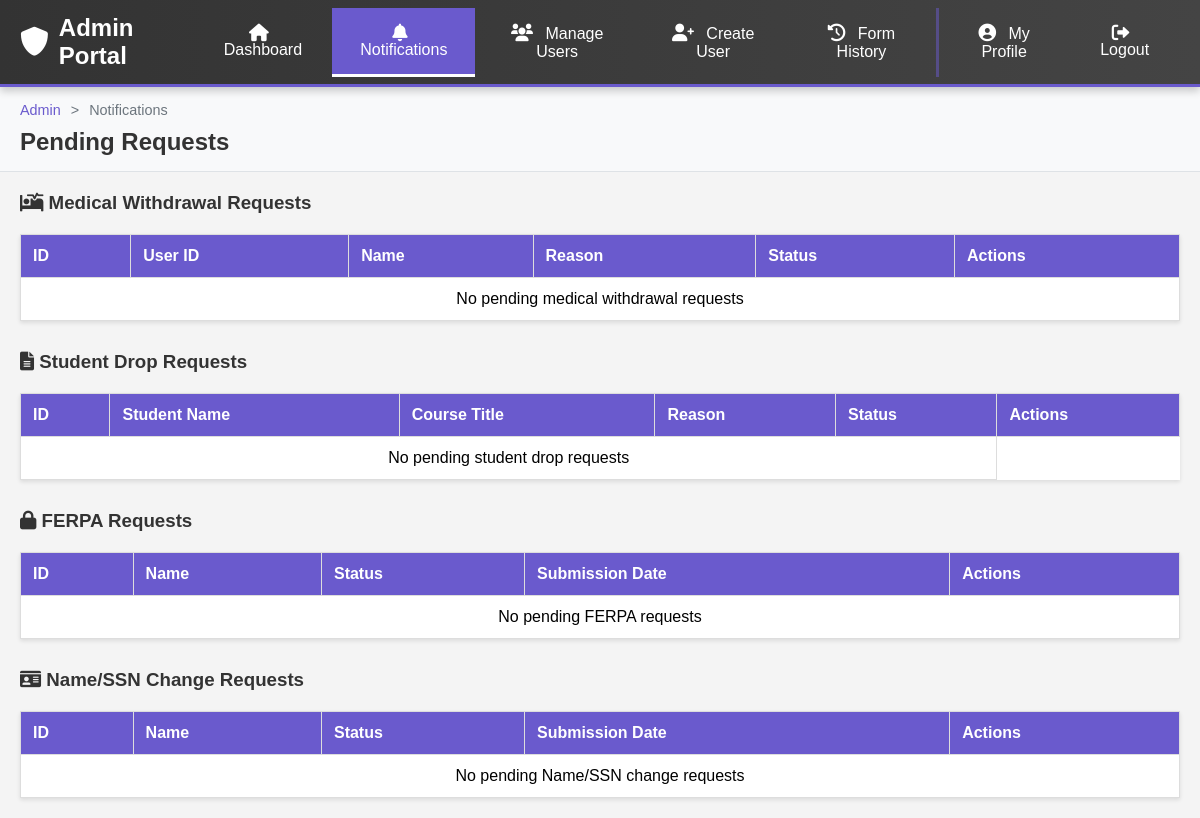
The page /notifications on the database as committed earlier.
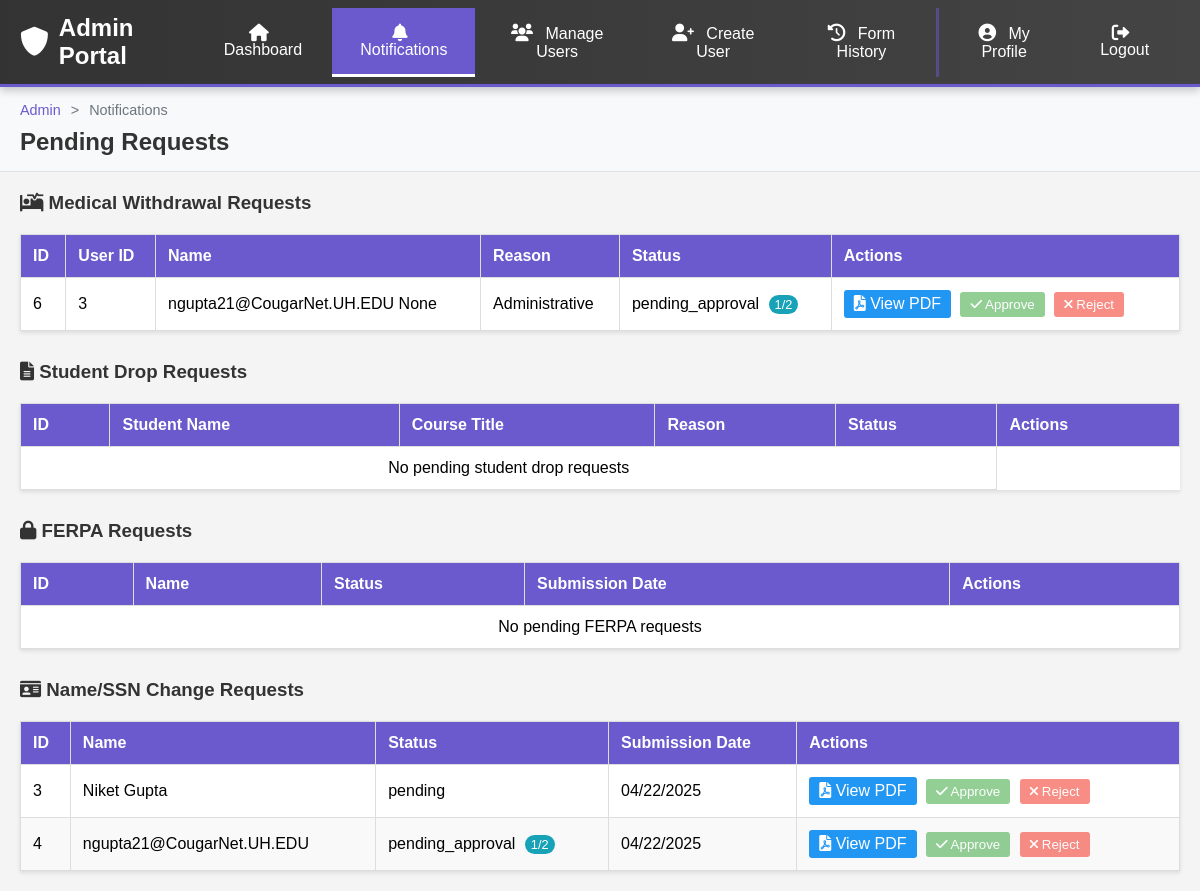
The same page on the database as committed later.
### main.py (models this page shows, shortened)
class MedicalWithdrawalRequest(db.Model):
    id = db.Column(db.Integer, primary_key=True)
    user_id = db.Column(db.Integer, db.ForeignKey('profile.id'), nullable=False)
    last_name = db.Column(db.String(100), nullable=False)
    first_name = db.Column(db.String(100), nullable=False)
    middle_name = db.Column(db.String(100), nullable=True)
    myuh_id = db.Column(db.String(20), nullable=False)
    college = db.Column(db.String(100), nullable=False)
    plan_degree = db.Column(db.String(100), nullable=False)
    address = db.Column(db.String(200), nullable=False)
    city = db.Column(db.String(100), nullable=False)
    state = db.Column(db.String(50), nullable=False)
    zip_code = db.Column(db.String(20), nullable=False)
    phone = db.Column(db.String(20), nullable=False)
    term_year = db.Column(db.String(50), nullable=False)
    last_date = db.Column(db.Date, nullable=False)
    reason_type = db.Column(db.String(50), nullable=False)  # Medical or Administrative
    details = db.Column(db.Text, nullable=False)
    financial_assistance = db.Column(db.Boolean, default=False)
    health_insurance = db.Column(db.Boolean, default=False)
    campus_housing = db.Column(db.Boolean, default=False)
    visa_status = db.Column(db.Boolean, default=False)
    gi_bill = db.Column(db.Boolean, default=False)
    courses = db.Column(db.Text, nullable=False)
    initial = db.Column(db.String(10), nullable=False)
    signature = db.Column(db.String(100), nullable=True)
    signature_date = db.Column(db.Date, nullable=False)
    documentation_files = db.Column(db.Text, nullable=True)  # JSON array of file paths
    generated_pdfs = db.Column(db.Text, nullable=True)  # JSON array of PDF file paths
    status = db.Column(db.String(20), default='pending')  # pending, approved, rejected
    created_at = db.Column(db.DateTime, default=datetime.utcnow)
    updated_at = db.Column(db.DateTime, default=datetime.utcnow, onupdate=datetime.utcnow)
    user = db.relationship('Profile', backref='medical_withdrawals')
    admin_viewed = db.Column(db.Text, nullable=True)  # JSON array of admin IDs who have viewed
    admin_approvals = db.Column(db.Text, nullable=True)  # JSON array of admin IDs who have approved
    def has_admin_viewed(self, admin_id):
        if not self.admin_viewed:
            return False
        viewed_by = json.loads(self.admin_viewed)
        return str(admin_id) in viewed_by
    def has_admin_approved(self, admin_id):
        if not self.admin_approvals:
            return False
        try:
            approved_by = json.loads(self.admin_approvals)
            return str(admin_id) in approved_by
        except:
            return False

class InfoChangeRequest(db.Model):
    id = db.Column(db.Integer, primary_key=True)
    user_id = db.Column(db.Integer, db.ForeignKey('profile.id'), nullable=False)
    status = db.Column(db.String(10), nullable=False)
    time = db.Column(db.DateTime, server_default=db.func.now())
    pdf_link = db.Column(db.String(100), nullable=False)
    sig_link = db.Column(db.String(100))
    name = db.Column(db.String(25), nullable=False)
    peoplesoft_id = db.Column(db.String(6), nullable=False)
    choice = db.Column(db.String(25), nullable=False)
    fname_old = db.Column(db.String(25))
    mname_old = db.Column(db.String(25))
    lname_old = db.Column(db.String(25))
    sfx_old = db.Column(db.String(25))
    fname_new = db.Column(db.String(25))
    mname_new = db.Column(db.String(25))
    lname_new = db.Column(db.String(25))
    sfx_new = db.Column(db.String(25))
    nmchg_reason = db.Column(db.String(25))
    ssn_old = db.Column(db.String(11))
    ssn_new = db.Column(db.String(11))
    ssnchg_reason = db.Column(db.String(25))
    date = db.Column(db.Date(), nullable=False)
    user = db.relationship('Profile', backref='infochange_requests')
    admin_viewed = db.Column(db.Text, nullable=True)  # JSON array of admin IDs who have viewed
    admin_approvals = db.Column(db.Text, nullable=True)  # JSON array of admin IDs who have approved
    def has_admin_viewed(self, admin_id):
        if not self.admin_viewed:
            return False
        try:
            viewed_by = json.loads(self.admin_viewed)
            return str(admin_id) in viewed_by
        except:
            return False
    def has_admin_approved(self, admin_id):
        if not self.admin_approvals:
            return False
        try:
            approved_by = json.loads(self.admin_approvals)
            return str(admin_id) in approved_by
        except:
            return False

### main.py (the view)
@app.route('/notifications')
def notifications():
    pending_medical_requests = MedicalWithdrawalRequest.query.filter(
        MedicalWithdrawalRequest.status.in_(['pending', 'pending_approval'])
    ).all()
    pending_student_drops = StudentInitiatedDrop.query.filter(
        StudentInitiatedDrop.status.in_(['pending', 'pending_approval'])
    ).all()
    pending_ferpa_requests = FERPARequest.query.filter(
        FERPARequest.status.in_(['pending', 'pending_approval'])
    ).all()
    pending_infochange_requests = InfoChangeRequest.query.filter(
        InfoChangeRequest.status.in_(['pending', 'pending_approval'])
    ).all()
    return render_template(
        'notifications.html',
        pending_medical_requests=pending_medical_requests,
        pending_student_drops=pending_student_drops,
        pending_ferpa_requests=pending_ferpa_requests,
        pending_infochange_requests=pending_infochange_requests
    )

### main.py (called while the page is built)
@app.template_filter('from_json')
def from_json(value):
    return json.loads(value) if value else []

@app.before_request
def check_user_active():
    user_id = session.get('user_id')
    if user_id:
        user = Profile.query.get(user_id)
        if user and not user.active and user.privilages_ != 'admin':
            session.clear()  # Clear session to prevent further access
            return redirect(url_for('deactivated'))  # Redirect to a deactivated page

### templates/notifications.html (shortened to what the changed rows need)
<html lang="en">
  <head>
    <link rel="stylesheet" href="https://cdnjs.cloudflare.com/ajax/libs/font-awesome/6.0.0/css/all.min.css">
    <link rel="stylesheet" href="{{ url_for('static', filename='css/admin_navbar.css') }}">
  </head>
  <body>
    <div class="page-header">
        <h2>Pending Requests</h2>
    </div>
    <div class="main-container">
      <table>
        <thead>
          <tr>
            <th>ID</th>
            <th>User ID</th>
            <th>Name</th>
            <th>Reason</th>
            <th>Status</th>
            <th>Actions</th>
          </tr>
        </thead>
        <tbody>
          {% for request in pending_medical_requests %}
          <tr id="request-{{ request.id }}" class="{% if request.has_admin_viewed(session.get('user_id')) %}request-row-viewed{% endif %} {% if request.has_admin_approved(session.get('user_id')) %}approved-by-you{% endif %}">
            <td>{{ request.id }}</td>
            <td>{{ request.user_id }}</td>
            <td>{{ request.first_name }} {{ request.last_name }}</td>
            <td>{{ request.reason_type }}</td>
            <td>
              {{ request.status }}
              {% if request.status == 'pending_approval' %}
                <span class="approval-count">{{ request.admin_approvals|from_json|length }}/2</span>
              {% endif %}
            </td>
            <td>
              <div class="request-actions">
                <a
                  href="{{ url_for('download_pdf', request_id=request.id, status='pending') }}"
                  class="view-pdf"
                  target="_blank"
                  onclick="markAsViewed('{{ request.id }}')"
                >
                  <i class="fas fa-file-pdf"></i> View PDF
                </a>
                <form
                  action="{{ url_for('approve_medical_withdrawal', request_id=request.id) }}"
                  method="post"
                  style="display: inline"
                >
                  <button
                    type="submit"
                    class="approve"
                    id="approve-{{ request.id }}"
                    {% if not request.has_admin_viewed(session.get('user_id')) %}disabled{% endif %}
                    title="{% if request.has_admin_approved(session.get('user_id')) %}You have already approved this request{% endif %}"
                  >
                    <i class="fas fa-check"></i> Approve
                  </button>
                </form>
                <form
                  action="{{ url_for('reject_medical_withdrawal', request_id=request.id) }}"
                  method="post"
                  style="display: inline"
                >
                  <button
                    type="submit"
                    class="reject"
                    id="reject-{{ request.id }}"
                    {% if not request.has_admin_viewed(session.get('user_id')) %}disabled{% endif %}
                  >
                    <i class="fas fa-times"></i> Reject
                  </button>
                </form>
              </div>
            </td>
          </tr>
          {% else %}
          <tr>
            <td colspan="6" style="text-align: center;">No pending medical withdrawal requests</td>
          </tr>
          {% endfor %}
        </tbody>
      </table>
      <table>
        <thead>
          <tr>
            <th>ID</th>
            <th>Student Name</th>
            <th>Course Title</th>
            <th>Reason</th>
            <th>Status</th>
            <th>Actions</th>
          </tr>
        </thead>
      </table>
<table>
  <thead>
    <tr>
      <th>ID</th>
      <th>Name</th>
      <th>Status</th>
      <th>Submission Date</th>
      <th>Actions</th>
    </tr>
  </thead>
</table>
<table>
  <thead>
    <tr>
      <th>ID</th>
      <th>Name</th>
      <th>Status</th>
      <th>Submission Date</th>
      <th>Actions</th>
    </tr>
  </thead>
  <tbody>
    {% for request in pending_infochange_requests %}
    <tr id="infochange-request-{{ request.id }}" class="{% if request.has_admin_viewed(session.get('user_id')) %}request-row-viewed{% endif %} {% if request.has_admin_approved(session.get('user_id')) %}approved-by-you{% endif %}">
      <td>{{ request.id }}</td>
      <td>{{ request.name }}</td>
      <td>
        {{ request.status }}
        {% if request.status == 'pending_approval' %}
          <span class="approval-count">{{ request.admin_approvals|from_json|length }}/2</span>
        {% endif %}
      </td>
      <td>{{ request.time.strftime('%m/%d/%Y') if request.time else "N/A" }}</td>
      <td>
        <div class="request-actions">
          <a href="{{ url_for('download_infochange_pdf', request_id=request.id) }}"
             class="view-pdf"
             target="_blank"
             onclick="markInfoChangeViewed('{{ request.id }}')">
            <i class="fas fa-file-pdf"></i> View PDF
          </a>
          <form
            action="{{ url_for('approve_infochange', request_id=request.id) }}"
            method="post"
            style="display: inline"
          >
            <button type="submit" class="approve" id="approve-infochange-{{ request.id }}"
                    {% if not request.has_admin_viewed(session.get('user_id')) %}disabled{% endif %}
                    title="{% if request.has_admin_approved(session.get('user_id')) %}You have already approved this request{% endif %}">
              <i class="fas fa-check"></i> Approve
            </button>
          </form>
          <form
            action="{{ url_for('reject_infochange', request_id=request.id) }}"
            method="post"
            style="display: inline"
          >
            <button type="submit" class="reject" id="reject-infochange-{{ request.id }}"
                    {% if not request.has_admin_viewed(session.get('user_id')) %}disabled{% endif %}>
              <i class="fas fa-times"></i> Reject
            </button>
          </form>
        </div>
      </td>
    </tr>
    {% else %}
    <tr>
      <td colspan="5" style="text-align: center;">No pending Name/SSN change requests</td>
    </tr>
    {% endfor %}
  </tbody>
</table>
  </body>
</html>

Rows that differ between the two databases and show on the page:
added MedicalWithdrawalRequest: id "6", user_id "3", first_name "ngupta21@CougarNet.UH.EDU", last_name "None", reason_type "Administrative", status "pending_approval", admin_approvals|from_json "1"
added InfoChangeRequest: id "3", name "Niket Gupta", status "pending", time "04/22/2025"
added InfoChangeRequest: id "4", name "ngupta21@CougarNet.UH.EDU", status "pending_approval", admin_approvals|from_json "1", time "04/22/2025", admin_viewed "[\"3\"]" (drawn), admin_approvals "[\"3\"]" (drawn)
Other text that changed with them:
text no longer shown: "No pending medical withdrawal requests No pending Name/SSN change requests"
